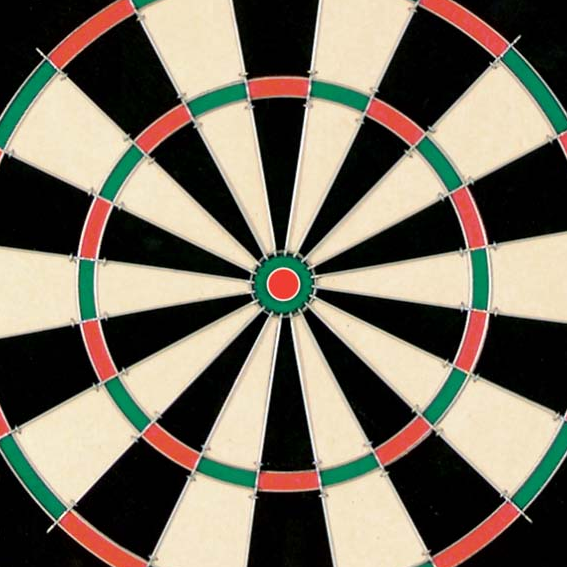
//> input picture CW/dart.bmp, 567 x 567 px
$ ./convolution dart.bmp   (built with g++ and OpenCV 4)
//> lines starting //> are read from the running program, lines starting //| are printed output that depends on the picture
// header inclusion
#include <stdio.h>
// #include <opencv/cv.h>        //you may need to
// #include <opencv/highgui.h>   //adjust import locations
// #include <opencv/cxcore.h>    //depending on your machine setup

#include <iostream>
#include <stdio.h>
#include <string.h>
#include <opencv2/opencv.hpp>
#include <opencv2/objdetect/objdetect.hpp>
#include <opencv2/highgui/highgui.hpp>
#include <opencv2/core/core.hpp>
#include <opencv2/imgproc/imgproc.hpp>
#include <math.h>

using namespace cv;

void sobel(
  cv::Mat &input,
  cv::Mat &output_dx,
  cv::Mat &output_dy,
  cv::Mat &output_mag,
  cv::Mat &output_dir);

int main( int argc, char** argv )
{

  // LOADING THE IMAGE
  char* imageName = argv[1];

  Mat image;
  image = imread( imageName, 1 );
//> image is the input picture: 567 rows x 567 cols, CV_8UC3; mean B, G, R 96.6, 111.5, 119.5

  if( argc != 2 || !image.data )
  {
    printf( " No image data \n " );
    return -1;
  }

  // CONVERT COLOUR, BLUR AND SAVE
  Mat gray_image;
  cvtColor( image, gray_image, CV_BGR2GRAY );
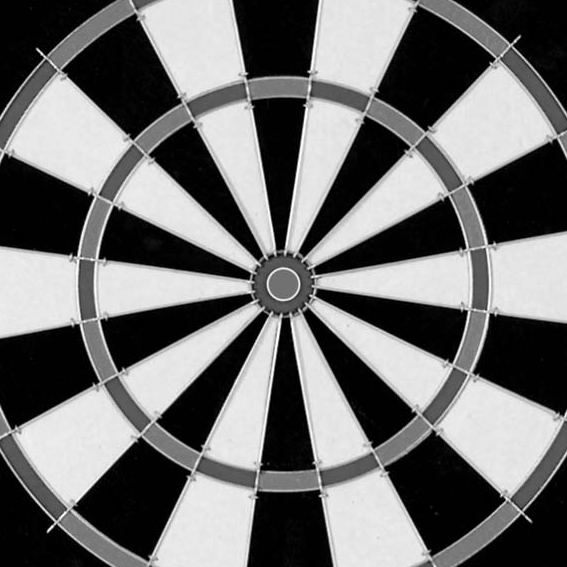
//> gray_image: 567 rows x 567 cols, CV_8UC1; min 0, max 255, mean 112.2

  Mat image_dx(gray_image.rows, gray_image.cols, CV_32FC1, Scalar(0));
  Mat image_dy(gray_image.rows, gray_image.cols, CV_32FC1, Scalar(0));
  Mat image_mag(gray_image.rows, gray_image.cols, CV_32FC1, Scalar(0));
  Mat image_dir(gray_image.rows, gray_image.cols, CV_32FC1, Scalar(0));

  sobel(gray_image, image_dx, image_dy, image_mag, image_dir);

  return 0;
}

void sobel(cv::Mat &input, cv::Mat &output_dx, cv::Mat &output_dy, cv::Mat &output_mag, cv::Mat &output_dir)
{
  Mat dx_kernel = (Mat_<int>(3, 3) << -1, 0, 1, -2, 0, 2, -1, 0, 1);

  Mat dy_kernel = dx_kernel.t();

    for(int i=1; i<input.rows - 1; i++)
    {
        for(int j=1; j<input.cols - 1; j++)
        {
            float pixelX = 0;
            float pixelY = 0;
            for(int x=-1; x<=1; x++)
            {
                for(int y=-1; y<=1; y++)
                {
                    pixelX += input.at<uchar>(i-x, j-y) * dx_kernel.at<int>(x+1, y+1);
                    pixelY += input.at<uchar>(i-x, j-y) * dy_kernel.at<int>(x+1, y+1);
                }
            }
            output_dx.at<float>(i, j) = pixelX;
            output_dy.at<float>(i, j) = pixelY;
            output_mag.at<float>(i, j) = sqrt(pixelX*pixelX + pixelY*pixelY);
            output_dir.at<float>(i, j) = atan2(pixelY, pixelX);
        }
    }
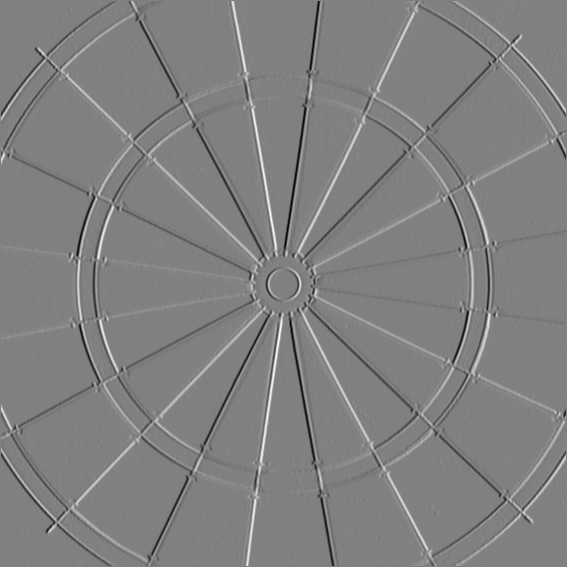
//> output_dx: 567 rows x 567 cols, CV_32FC1; min -990, max 967, mean 0; drawn with min black and max white
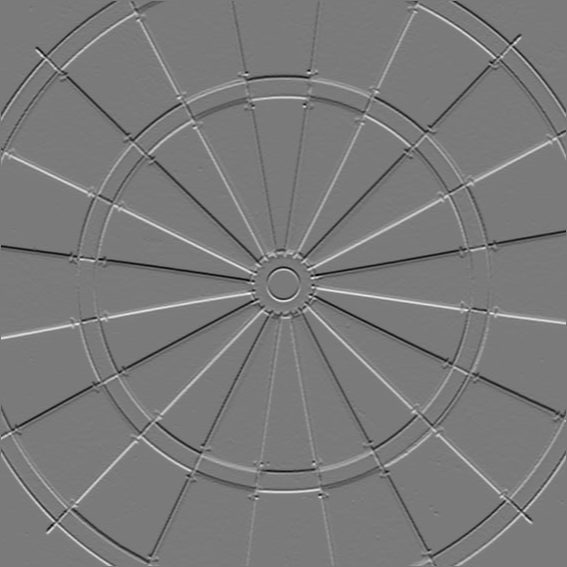
//> output_dy: 567 rows x 567 cols, CV_32FC1; min -794, max 855, mean -0.1; drawn with min black and max white
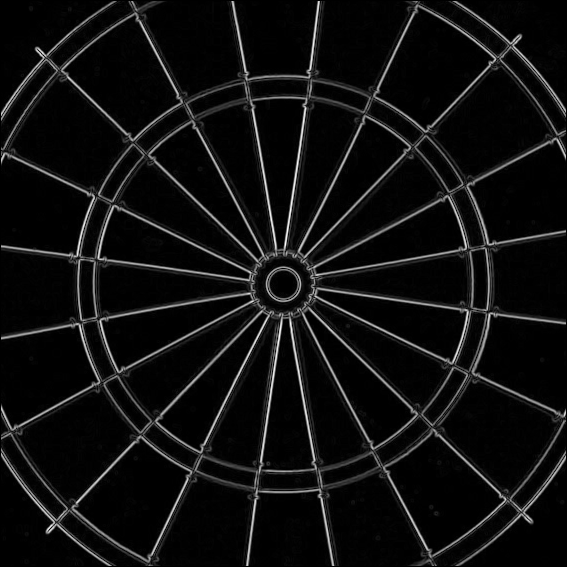
//> output_mag: 567 rows x 567 cols, CV_32FC1; min 0, max 992.5, mean 61.9; drawn with min black and max white
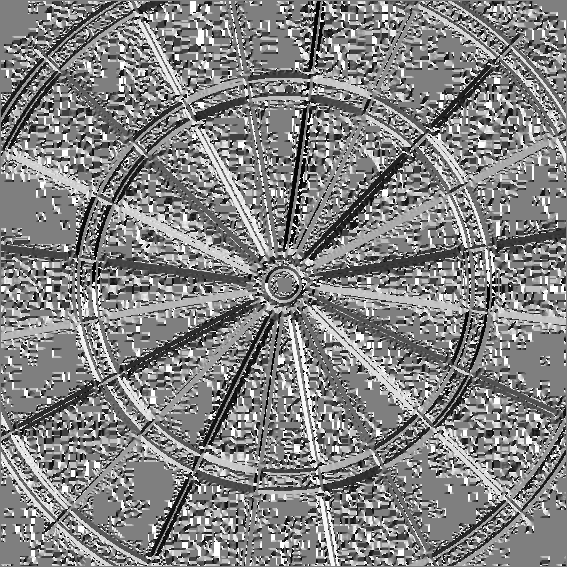
//> output_dir: 567 rows x 567 cols, CV_32FC1; min -3.14, max 3.14, mean 0.105; drawn with min black and max white

    Mat final_dx(output_dx.size(), CV_32FC1);
    Mat final_dy(output_dy.size(), CV_32FC1);
    Mat final_mag(output_mag.size(), CV_32FC1);
    Mat final_dir(output_dir.size(), CV_32FC1);
    cv::normalize(output_dx, final_dx, 0, 255, cv::NORM_MINMAX);
    cv::normalize(output_dy, final_dy, 0, 255, cv::NORM_MINMAX);
    cv::normalize(output_mag, final_mag, 0, 255, cv::NORM_MINMAX);
    cv::normalize(output_dir, final_dir, 0, 255, cv::NORM_MINMAX);
  imwrite( "subtask3/sub_task_3_test_sobel/dx.jpg", final_dx );
  imwrite( "subtask3/sub_task_3_test_sobel/dy.jpg", final_dy );
  imwrite( "subtask3/sub_task_3_test_sobel/mag.jpg", final_mag );
  imwrite( "subtask3/sub_task_3_test_sobel/dir.jpg", final_dir );
}
